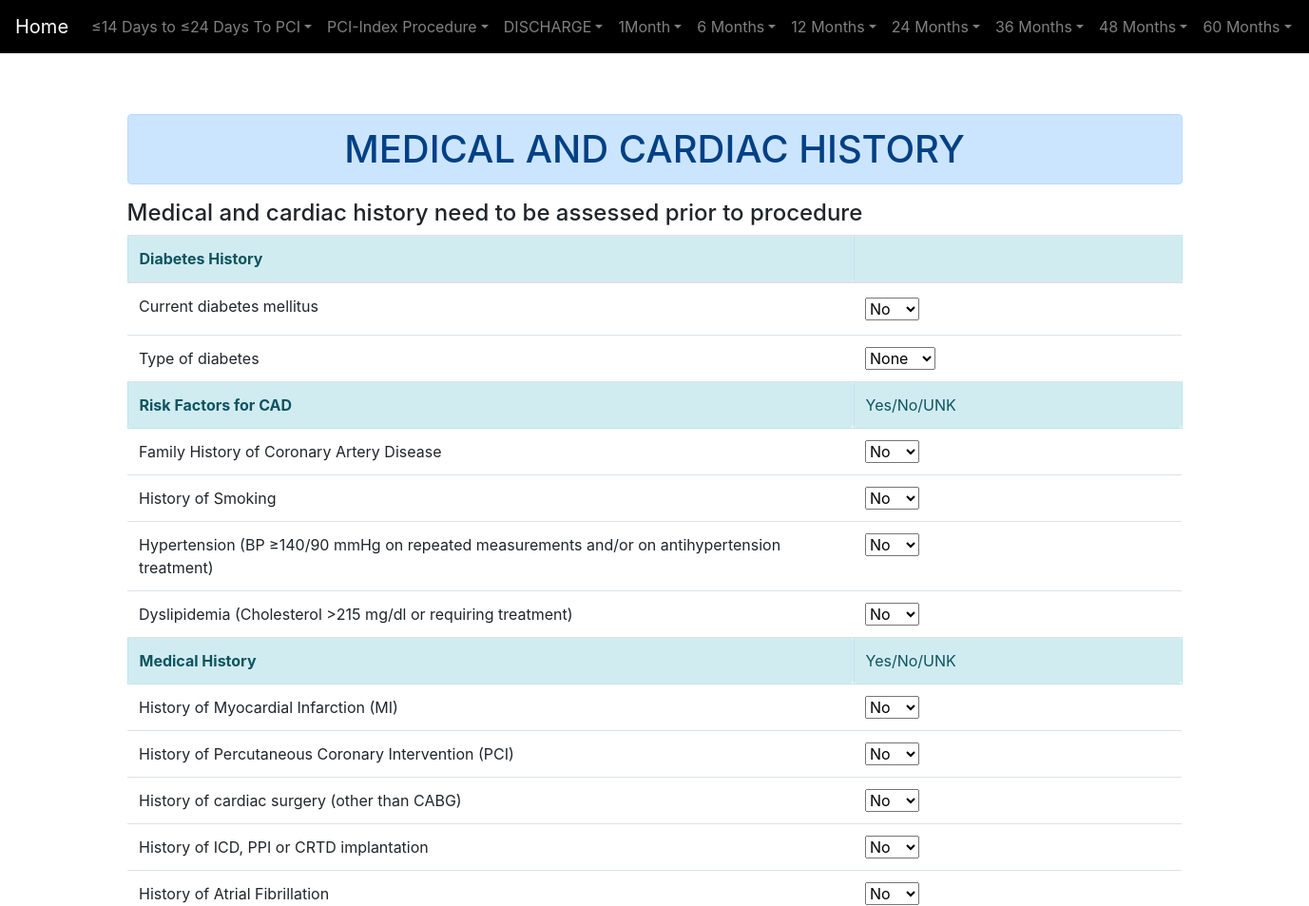
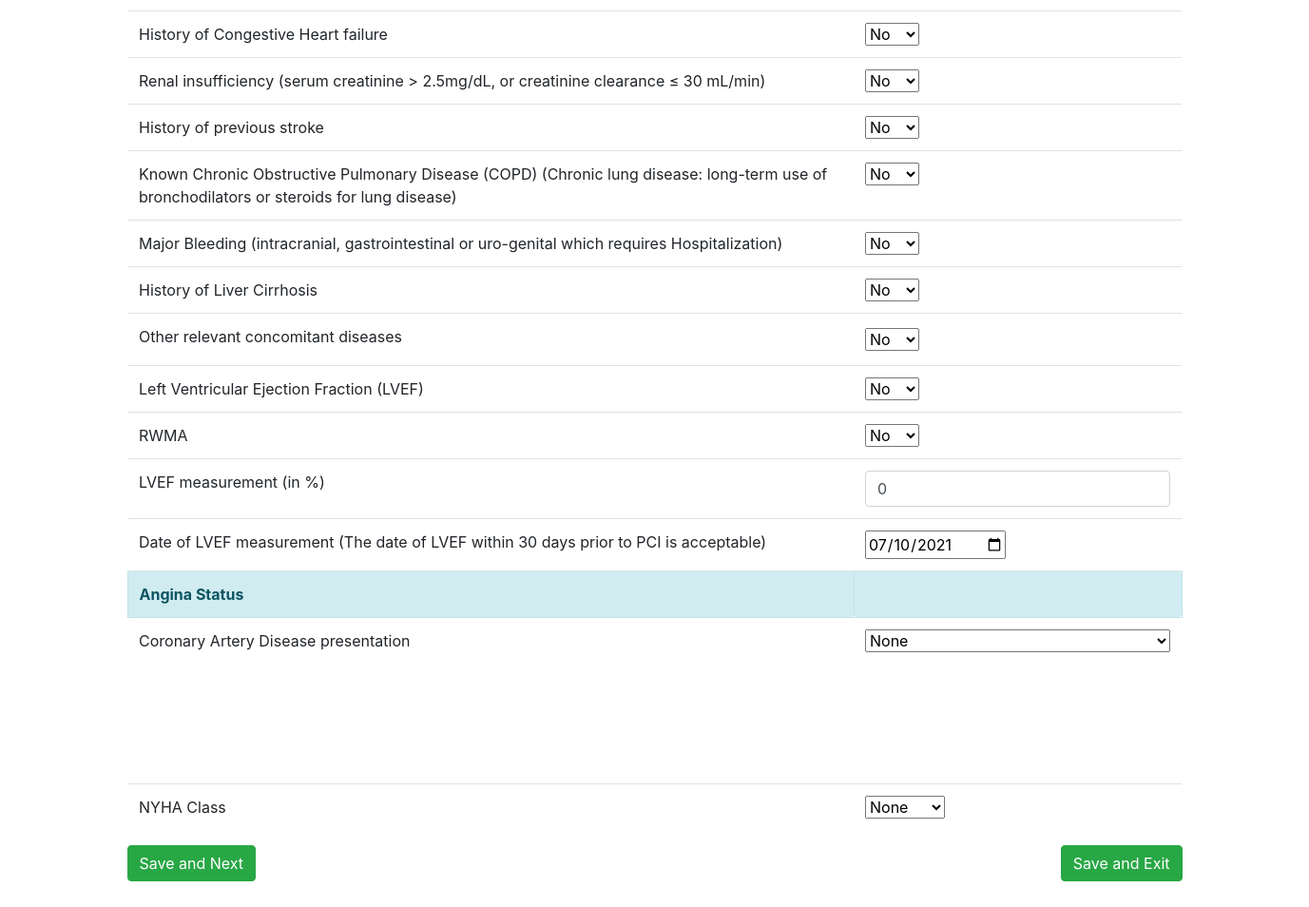
The page /diahis/ on the database its author committed (2 pictures, top to bottom).
### enroll/models.py (models this page shows, shortened)
class Question(models.Model):
	q_id = models.IntegerField(primary_key = True)
	q_text = models.CharField(max_length = 500)

### enroll/views.py (the view, shortened to what this page needs)
# urls.py: path('diahis/', diabetes_history),
def diabetes_history(request):
    global ques_id, i
    ques_id = 22
    diabetesform = YesNoUNK()
    durationform = NumberInput(initial={'ans_text': 0})
    textform = TextInput(initial={'ans_text': "-"})
    dateform = DateTime(initial={'ans_text': datetime.date.today()})
    NYHAform = NYHAClass()
    diabetes_ques = Question.objects.filter(q_id=23)
    type_ques = Question.objects.filter(q_id=25)
    yesnounk_ques1 = Question.objects.filter(q_id__gte=26, q_id__lte=29)  # CAD
    yesnounk_ques2 = Question.objects.filter(
        q_id__gte=30, q_id__lte=40)  # Medical Histort
    yesnounk_ques3 = Question.objects.filter(
        q_id=41)                     # If yes question
    yesnounk_ques4 = Question.objects.filter(
        q_id__gte=43, q_id__lte=44)  # LVEF and new added question
    number_ques = Question.objects.filter(
        q_id=45)                        # -do-
    date_ques = Question.objects.filter(
        q_id=46)                          # -do-
    if_ques = Question.objects.filter(q_id=47)  # Angina
    nyha_ques = Question.objects.filter(q_id=55)  # NYHA Class
    context = {
        'diabetesform': diabetesform,
        'durationform': durationform,
        'dateform': dateform,
        'textform': textform,
        'NYHAform': NYHAform,
        'diabetes_ques': diabetes_ques,
        'type_ques': type_ques,
        'yesnounkques1': yesnounk_ques1,
        'yesnounkques2': yesnounk_ques2,
        'yesnounk_ques3': yesnounk_ques3,
        'yesnounk_ques4': yesnounk_ques4,
        'number_ques': number_ques,
        'date_ques': date_ques,
        'if_ques': if_ques,
        'nyha_ques': nyha_ques,
    }
    return render(request, "enroll/diahis.html", context)

### enroll/forms.py
class YesNoUNK(forms.ModelForm):
    class Meta:
        truefalse = (
            ('No', 'No'),
            ('Yes', 'Yes'),
            ('UNK', 'UNK')
        )
        model = Result
        fields = ('p_id', 'q_id', 'ans_text')
        widgets = {
            'ans_text': forms.Select(choices=truefalse)
        }

class NumberInput(forms.ModelForm):
    class Meta:
        model = Result
        fields = ('p_id', 'q_id', 'ans_text')
        widgets = {
            'ans_text': forms.NumberInput(attrs={'class': 'form-control'})
        }

### enroll/templates/enroll/diahis.html (shortened to what this page needs)
{% extends 'enroll/question.html' %}
{% block content %}
<div class="row">
  <div class="container mt-3">
    <h1 class="text-center alert alert-primary">MEDICAL AND CARDIAC HISTORY<br></h1>
    <h4>Medical and cardiac history need to be assessed prior to procedure</h3>
  </div>
  <div class="col-sm-12">
    <form method="POST">
      <table class="table table-hover">
        <tr>
          <th class="alert alert-info"> Diabetes History </th>
          <th class="alert alert-info"></th>
        </tr>
        <tbody>
          {% for ques in diabetes_ques %}
          <tr>
            <td width="80%">{{ ques.q_text }}</td>
            <td width="20%">
              <select name="ans[]"
                onchange="if (this.value=='Yes'){this.form['Yes'].style.visibility='visible'}else {this.form['Yes'].style.visibility='hidden'};">
                <option value="No" name="ans[]">No</option>
              </select>
            </td>
          </tr>
          {% endfor %}
          {% for ques in type_ques %}
          <tr>
            <td width="80%">{{ ques.q_text }}</td>
            <td width="20%">
              <select name="diab[]" onchange="if (this.value == 'Type 1' || this.value == 'Type 2'){this.form['None'].style.visibility='visible'}else {this.form['None'].style.visibility='hidden'};">
                <option value="None" name="diab[]">None</option>
              </select>
            </td>
          </tr>
          {% endfor %}
          <tr>
            <th class="alert alert-info">Risk Factors for CAD</th>
            <td class="alert alert-info">Yes/No/UNK</td>
          </tr>
          {% for ques in yesnounkques1 %}
          <tr>
            <td width="80%">{{ ques.q_text }}</td>
            <td width="20%">
              {{ diabetesform.ans_text }}
            </td>
          </tr>
          {% endfor %}
          <tr>
            <th class="alert alert-info">Medical History</th>
            <td class="alert alert-info">Yes/No/UNK</td>
          </tr>
          {% for ques in yesnounkques2 %}
          <tr>
            <td width="80%">{{ ques.q_text }}</td>
            <td width="20%">
              {{ diabetesform.ans_text }}
            </td>
          </tr>
          {% endfor %}
          {% for ques in yesnounk_ques3 %}
          <tr>
            <td width="80%">{{ ques.q_text }}</td>
            <td width="20%">
              <select name="dis[]"
                onchange="if (this.value=='Yes'){this.form['diseases'].style.visibility='visible'}else {this.form['diseases'].style.visibility='hidden'};">
                <option value="No" name="dis[]">No</option>
              </select>
            </td>
          </tr>
          {% endfor %}
          {% for ques in yesnounk_ques4 %}
          <tr>
            <td width="90%">{{ ques.q_text }}</td>
            <td width="10%">
              {{ diabetesform.ans_text }}
            </td>
          </tr>
          {% endfor %}
          {% for ques in number_ques %}
          <tr>
            <td width="90%">{{ ques.q_text }}</td>
            <td width="10%">
              {{ durationform.ans_text }}
            </td>
          </tr>
          {% endfor %}
          {% for ques in date_ques %}
          <tr>
            <td width="90%">{{ ques.q_text }}</td>
            <td width="10%">
              {{ dateform.ans_text }}
            </td>
          </tr>
          {% endfor %}
          <tr>
            <th class="alert alert-info">Angina Status</th>
            <th class="alert alert-info"></th>
          </tr>
          {% for ques in if_ques %}
          <tr>
            <td>{{ ques.q_text }}</td>
            <td>
              <select name="Dia1[]"
                onchange="
              if (this.value=='ST Elevation MI (STEMI)'){this.form['stemi'].style.visibility='visible',this.form['stemi1'].style.visibility='visible',this.form['stemi2'].style.visibility='visible',this.form['unstable angina'].style.visibility='hidden',this.form['stable angina'].style.visibility='hidden',this.form['Silent Ischemia'].style.visibility='hidden',this.form['angina equivalent'].style.visibility='hidden'}
              else if (this.value=='Unstable Angina'){this.form['unstable angina'].style.visibility='visible',this.form['stemi'].style.visibility='hidden',this.form['stemi1'].style.visibility='hidden',this.form['stemi2'].style.visibility='hidden',this.form['stable angina'].style.visibility='hidden',this.form['Silent Ischemia'].style.visibility='hidden',this.form['angina equivalent'].style.visibility='hidden'}
              else if (this.value=='Stable Angina'){this.form['stable angina'].style.visibility='visible',this.form['stemi'].style.visibility='hidden',this.form['stemi1'].style.visibility='hidden',this.form['stemi2'].style.visibility='hidden',this.form['unstable angina'].style.visibility='hidden',this.form['Silent Ischemia'].style.visibility='hidden',this.form['angina equivalent'].style.visibility='hidden'}
              else if (this.value=='Silent Ischemia'){this.form['Silent Ischemia'].style.visibility='visible',this.form['stemi'].style.visibility='hidden',this.form['stemi1'].style.visibility='hidden',this.form['stemi2'].style.visibility='hidden',this.form['unstable angina'].style.visibility='hidden',this.form['stable angina'].style.visibility='hidden',this.form['angina equivalent'].style.visibility='hidden'}
              else if (this.value=='Angina Equivalent'){this.form['angina equivalent'].style.visibility='visible',this.form['stemi'].style.visibility='hidden',this.form['stemi1'].style.visibility='hidden',this.form['stemi2'].style.visibility='hidden',this.form['unstable angina'].style.visibility='hidden',this.form['stable angina'].style.visibility='hidden',this.form['Silent Ischemia'].style.visibility='hidden'}
              else {this.form['stemi'].style.visibility='hidden',this.form['stemi1'].style.visibility='hidden',this.form['stemi2'].style.visibility='hidden',this.form['unstable angina'].style.visibility='hidden',this.form['stable angina'].style.visibility='hidden',this.form['Silent Ischemia'].style.visibility='hidden',this.form['angina equivalent'].style.visibility='hidden'};">
                <option name="Dia1[]" value="None" /> None </option>
              </select>
            </td>
          </tr>
          {% endfor %}
          {% for ques in nyha_ques %}
          <tr>
            <td>{{ ques.q_text }}</td>
            <td>
              {{ NYHAform.ans_text }}
            </td>
          </tr>
          {% endfor %}
        </tbody>
      </table>
      <input type="submit" class="btn btn-success" name="next" value="Save and Next">
      <input type="submit" class="btn btn-success" name="home" value="Save and Exit" style="float: right;">
    </form>
  </div>
</div>
{% endblock %}

### rows shown on the page
Question: q_text "Current diabetes mellitus"
Question: q_text "Type of diabetes"
Question: q_text "Family History of Coronary Artery Disease"
Question: q_text "History of Smoking"
Question: q_text "Hypertension (BP ≥140/90 mmHg on repeated measurements and/or on antihypertension treatment)"
Question: q_text "Dyslipidemia (Cholesterol >215 mg/dl or requiring treatment)"
Question: q_text "History of Myocardial Infarction (MI)"
Question: q_text "History of Percutaneous Coronary Intervention (PCI)"
Question: q_text "History of cardiac surgery (other than CABG)"
Question: q_text "History of ICD, PPI or CRTD implantation"
Question: q_text "History of Atrial Fibrillation"
Question: q_text "History of Congestive Heart failure"
Question: q_text "Renal insufficiency (serum creatinine > 2.5mg/dL, or creatinine clearance ≤ 30 mL/min)"
Question: q_text "History of previous stroke"
Question: q_text "Known Chronic Obstructive Pulmonary Disease (COPD) (Chronic lung disease: long-term use of bronchodilators or steroids for lung disease)"
Question: q_text "Major Bleeding (intracranial, gastrointestinal or uro-genital which requires Hospitalization)"
Question: q_text "History of Liver Cirrhosis"
Question: q_text "Other relevant concomitant diseases"
Question: q_text "Left Ventricular Ejection Fraction (LVEF)"
Question: q_text "RWMA"
Question: q_text "LVEF measurement (in %)", ans_text "0"
Question: q_text "Date of LVEF measurement (The date of LVEF within 30 days prior to PCI is acceptable)", ans_text "07/10/2021"
Question: q_text "Coronary Artery Disease presentation"
Question: q_text "NYHA Class"
